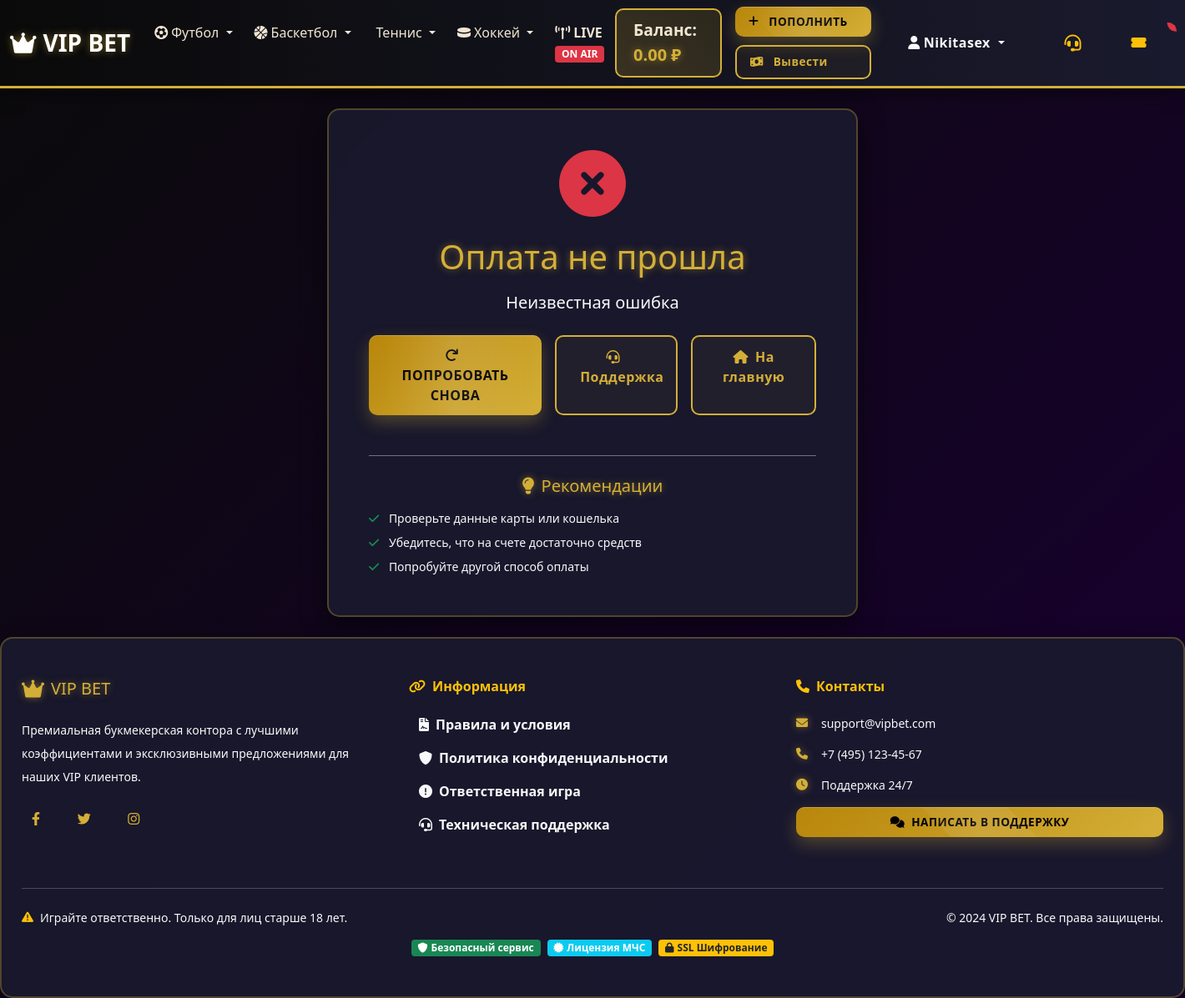
The page /payments/fail/ (signed in) on the database its author committed.
### matches/models.py (models this page shows, shortened)
class Sport(models.Model):
    SPORT_CHOICES = [
        ('football', '⚽ Футбол'),
        ('basketball', '🏀 Баскетбол'),
        ('tennis', '🎾 Теннис'),
        ('hockey', '🏒 Хоккей'),
        ('boxing', '🥊 Бокс'),
        ('esports', '🎮 Киберспорт'),
        ('volleyball', '🏐 Волейбол'),
        ('baseball', '⚾ Бейсбол'),
    ]
    name = models.CharField(max_length=100, verbose_name='Название')
    slug = models.SlugField(unique=True, verbose_name='URL')
    icon = models.CharField(max_length=50, default='fas fa-trophy', verbose_name='Иконка')
    order = models.IntegerField(default=0, verbose_name='Порядок')
    is_active = models.BooleanField(default=True, verbose_name='Активен')
    class Meta:
        verbose_name = 'Вид спорта'
        verbose_name_plural = 'Виды спорта'
        ordering = ['order', 'name']

### users/models.py (models this page shows, shortened)
class CustomUser(AbstractUser):
    phone = models.CharField(max_length=20, blank=True, verbose_name='Телефон')
    birth_date = models.DateField(null=True, blank=True, verbose_name='Дата рождения')
    balance = models.DecimalField(max_digits=15, decimal_places=2, default=0.00, verbose_name='Баланс')
    is_verified = models.BooleanField(default=False, verbose_name='Верифицирован')
    created_at = models.DateTimeField(auto_now_add=True, verbose_name='Дата регистрации')
    updated_at = models.DateTimeField(auto_now=True, verbose_name='Дата обновления')
    class Meta:
        verbose_name = 'Пользователь'
        verbose_name_plural = 'Пользователи'
        ordering = ['-date_joined']

### payments/views.py (the view)
# urls.py: path('fail/', views.payment_fail, name='payment_fail'),
@login_required
def payment_fail(request):
    error = request.GET.get('error', 'Неизвестная ошибка')
    context = {
        'error': error,
        'title': 'Ошибка оплаты',
    }
    return render(request, 'payments/fail.html', context)

### core/context_processors.py (called while the page is built)
def sports_menu(request):
    sports = Sport.objects.filter(is_active=True)
    return {'sports_menu': sports}

def user_balance(request):
    if request.user.is_authenticated:
        return {'user_balance': request.user.balance}
    return {'user_balance': 0}

### templates/payments/fail.html (shortened to what this page needs)
{% extends 'base.html' %}
{% block content %}
<div class="container">
    <div class="row justify-content-center">
        <div class="col-lg-6">
            <div class="luxury-card p-5 text-center">
                <div class="mb-4">
                    <i class="fas fa-times-circle fa-5x text-danger"></i>
                </div>
                <h1 class="gold-text mb-3">Оплата не прошла</h1>
                <p class="text-light fs-5 mb-4">
                    {% if error %}
                    {{ error }}
                    {% else %}
                    Произошла ошибка при обработке платежа
                    {% endif %}
                </p>
                <div class="d-flex flex-column flex-md-row justify-content-center gap-3">
                    <a href="{% url 'payments:deposit' %}" class="btn btn-gold">
                        <i class="fas fa-redo me-2"></i>Попробовать снова
                    </a>
                    <a href="{% url 'core:support' %}" class="btn btn-outline-gold">
                        <i class="fas fa-headset me-2"></i>Поддержка
                    </a>
                    <a href="{% url 'core:home' %}" class="btn btn-outline-gold">
                        <i class="fas fa-home me-2"></i>На главную
                    </a>
                </div>
                <div class="mt-5 pt-4 border-top border-secondary">
                    <h5 class="gold-text mb-3">
                        <i class="fas fa-lightbulb me-2"></i>Рекомендации
                    </h5>
                    <div class="text-light small text-start">
                        <p class="mb-2">
                            <i class="fas fa-check text-success me-2"></i>
                            Проверьте данные карты или кошелька
                        </p>
                        <p class="mb-2">
                            <i class="fas fa-check text-success me-2"></i>
                            Убедитесь, что на счете достаточно средств
                        </p>
                        <p class="mb-0">
                            <i class="fas fa-check text-success me-2"></i>
                            Попробуйте другой способ оплаты
                        </p>
                    </div>
                </div>
            </div>
        </div>
    </div>
</div>
{% endblock %}

### templates/core/header.html (shortened to what this page needs)
<header class="navbar-luxury">
    <nav class="navbar navbar-expand-lg navbar-dark">
        <div class="container-fluid">
            <a class="navbar-brand gold-text fw-bold fs-3" href="{% url 'core:home' %}">
                <i class="fas fa-crown me-2"></i>VIP BET
            </a>
            <div class="collapse navbar-collapse" id="navbarMain">
                <ul class="navbar-nav me-auto">
                    {% for sport in sports_menu %}
                    <li class="nav-item dropdown">
                        <a class="nav-link nav-link-luxury dropdown-toggle" href="#" role="button"
                           data-bs-toggle="dropdown" aria-expanded="false">
                            <i class="fas fa-{{ sport.icon }} me-1"></i>{{ sport.name }}
                        </a>
                    </li>
                    {% endfor %}
                    <li class="nav-item">
                        <a class="nav-link nav-link-luxury text-danger fw-bold" href="{% url 'core:live_matches' %}">
                            <i class="fas fa-broadcast-tower me-1"></i>LIVE
                            <span class="badge bg-danger blink">ON AIR</span>
                        </a>
                    </li>
                </ul>
                <div class="d-flex align-items-center">
                    {% if user.is_authenticated %}
                    <div class="balance-display me-3">
                        <span class="me-2">Баланс:</span>
                        <span class="gold-text fw-bold fs-5 user-balance">{{ user.balance|default:"0.00" }} ₽</span>
                    </div>
                    <div class="btn-group-luxury me-3">
                        <a href="{% url 'payments:deposit' %}" class="btn btn-gold btn-sm d-flex align-items-center">
                            <i class="fas fa-plus"></i><span class="ms-1">Пополнить</span>
                        </a>
                        <a href="{% url 'payments:withdraw' %}" class="btn btn-outline-gold btn-sm d-flex align-items-center">
                            <i class="fas fa-money-bill-wave"></i><span class="ms-1">Вывести</span>
                        </a>
                    </div>
<div class="dropdown">
    <button class="btn btn-outline-light dropdown-toggle" type="button"
            data-bs-toggle="dropdown" aria-expanded="false">
        <i class="fas fa-user me-1"></i>{{ user.username }}
    </button>
</div>
                    {% endif %}
                    <a href="{% url 'core:support' %}" class="btn btn-link text-warning ms-3"
                       data-bs-toggle="tooltip" title="Техническая поддержка">
                        <i class="fas fa-headset fa-lg"></i>
                    </a>
                    {% if user.is_authenticated %}
                    <div class="dropdown ms-2">
                        <button class="btn btn-outline-warning position-relative"
                                data-bs-toggle="dropdown">
                            <i class="fas fa-ticket-alt"></i>
                            <span id="betSlipCount" class="position-absolute top-0 start-100 translate-middle badge rounded-pill bg-danger">
                            </span>
                        </button>
                    </div>
                    {% endif %}
                </div>
            </div>
        </div>
    </nav>
</header>

### static/css/style.css (style rules this page uses)
:root { --gold: #D4AF37; --dark-gold: #B8860B; --light-gold: #FFD700; --dark-bg: #0a0a0a; --darker-bg: #050505; --light-bg: #1a1a2e; --text-light: #f0e6d2; --text-dark: #333; --success: #28a745; --danger: #dc3545; --warning: #ffc107; --info: #17a2b8; }
body { background: linear-gradient(135deg, var(--dark-bg) 0%, var(--light-bg) 100%); color: var(--text-light); font-family: 'Segoe UI', Tahoma, Geneva, Verdana, sans-serif; min-height: 100vh; background-attachment: fixed; }
.luxury-card { background: rgba(26, 26, 46, 0.9); border: 2px solid rgba(212, 175, 55, 0.3); border-radius: 15px; box-shadow: 0 10px 30px rgba(0, 0, 0, 0.5); transition: all 0.3s ease; backdrop-filter: blur(10px); }
.gold-text { color: var(--gold); text-shadow: 0 0 10px rgba(212, 175, 55, 0.5); }
.btn { border-radius: 10px; font-weight: 600; padding: 12px 28px; transition: all 0.3s cubic-bezier(0.23, 1, 0.320, 1); letter-spacing: 0.5px; position: relative; overflow: hidden; border: none; }
.btn i { margin-right: 8px; }
.btn-gold { background: linear-gradient(135deg, var(--dark-gold) 0%, var(--gold) 50%, var(--light-gold) 100%); background-size: 200% 200%; color: #000; font-weight: bold; text-transform: uppercase; box-shadow: 0 8px 20px rgba(212, 175, 55, 0.3), inset 0 1px 0 rgba(255, 255, 255, 0.2); position: relative; }
.btn-gold::before { content: ''; position: absolute; top: -50%; left: -50%; width: 200%; height: 200%; background: linear-gradient(45deg, transparent 30%, rgba(255, 255, 255, 0.1) 50%, transparent 70%); transform: rotate(45deg); animation: buttonShine 3s infinite; }
.btn-outline-gold { border: 2px solid var(--gold); color: var(--gold); background: rgba(212, 175, 55, 0.05); font-weight: 600; position: relative; }
.btn-outline-gold::before { content: ''; position: absolute; top: 0; left: -100%; width: 100%; height: 100%; background: var(--gold); z-index: -1; transition: left 0.4s ease; }
.btn-sm { padding: 8px 16px; font-size: 0.85rem; }
.navbar-luxury { background: linear-gradient(90deg, var(--dark-bg) 0%, var(--light-bg) 100%); border-bottom: 3px solid var(--gold); box-shadow: 0 4px 20px rgba(0, 0, 0, 0.5); }
.nav-link-luxury { color: var(--text-light) !important; font-weight: 500; padding: 10px 20px; margin: 0 5px; border-radius: 5px; transition: all 0.3s; }
.balance-display { background: linear-gradient(45deg, rgba(212, 175, 55, 0.2), rgba(255, 215, 0, 0.1)); border: 2px solid var(--gold); border-radius: 10px; padding: 10px 20px; font-size: 1.2em; font-weight: bold; }

### static/css/luxury.css (style rules this page uses)
.bg-luxury { background: linear-gradient(135deg, #0a0a0a 0%, #1a0033 25%, #33001a 50%, #001a33 75%, #0a0a0a 100%); background-size: 400% 400%; animation: gradientBG 15s ease infinite; }
.btn-group-luxury { display: flex; gap: 12px; flex-wrap: wrap; align-items: center; }

### static/css/buttons.css (style rules this page uses)
:root { --transition-smooth: all 0.35s cubic-bezier(0.34, 1.56, 0.64, 1); --transition-fast: all 0.2s ease; }
.btn-gold { position: relative; overflow: hidden; }
.btn-gold::after { content: ''; position: absolute; top: 50%; left: 50%; width: 0; height: 0; border-radius: 50%; background: rgba(255, 255, 255, 0.2); transform: translate(-50%, -50%); transition: width 0.6s, height 0.6s; }
.btn-outline-gold { position: relative; }
.btn-outline-gold::before { content: ''; position: absolute; top: 0; left: 0; width: 100%; height: 100%; background: var(--gold); z-index: -1; opacity: 0; transition: opacity 0.3s ease; }
.btn-group-luxury { display: flex; gap: 10px; flex-wrap: wrap; }
.btn-group-luxury .btn { flex: 1; min-width: 120px; }
.btn i { display: inline-block; transition: var(--transition-fast); }

### static/css/mobile.css (style rules this page uses)
html, body { -webkit-text-size-adjust: 100%; }

### rows shown on the page
Sport: name "Футбол"
Sport: name "Баскетбол"
Sport: name "Теннис"
Sport: name "Хоккей"
CustomUser: balance "0.00", username "Nikitasex"

### other values the page prints
{{ error }} "Неизвестная ошибка"
